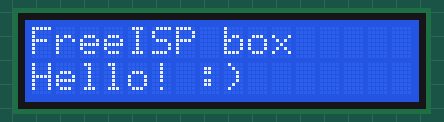
This sketch was run on a simulated Arduino Uno, built with avr-gcc and run on an emulated ATmega328P. Shown: 16×2 character LCD. What the sketch prints to the serial monitor is not drawn.

Above: at 0.1 s.
At 1.6 s:
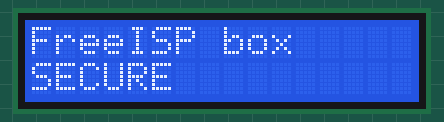

Measured:
- what the display in image 1 shows lasts 1.5 s, from 1.6 s to 3.1 s

The sketch:

LcdHello.ino
```cpp
/*  LcdHello.ino  --  16x2 character LCD (1602A, HD44780) "Hello".
 *
 *  Uses the BUILT-IN LiquidCrystal library -- nothing to install.
 *  4-bit parallel mode (only D4-D7 used).
 *
 *  WIRING (LCD pin label -> ESP32-S3):
 *    VSS  -> GND
 *    VDD  -> 5V        (the LCD wants 5V; ESP32-S3 has a 5V/VIN pin from USB)
 *    V0   -> potentiometer wiper (knob middle pin); pot outer pins to 5V and GND
 *           (NO pot? connect V0 -> GND for a first test; you'll see blocks/text)
 *    RS   -> GPIO 4
 *    RW   -> GND       (write-only; also keeps 5V off the ESP32 pins -- safe)
 *    E    -> GPIO 5
 *    D0..D3 -> (leave unconnected, 4-bit mode)
 *    D4   -> GPIO 6
 *    D5   -> GPIO 7
 *    D6   -> GPIO 15
 *    D7   -> GPIO 16
 *    A (LED+) -> 5V    (backlight; module has onboard resistor R8)
 *    K (LED-) -> GND
 */

#include <LiquidCrystal.h>

// LiquidCrystal(RS, E, D4, D5, D6, D7)
LiquidCrystal lcd(4, 5, 6, 7, 15, 16);

void setup() {
  Serial.begin(115200);
  Serial.println(">>> LCD1602 Hello starting...");

  lcd.begin(16, 2);          // 16 columns, 2 rows
  lcd.setCursor(0, 0);
  lcd.print("FreeISP box");
  lcd.setCursor(0, 1);
  lcd.print("Hello! :)");

  Serial.println(">>> printed. If blank, adjust the contrast (V0).");
}

void loop() {
  // simple live demo: blink a status word on row 2
  delay(1500);
  lcd.setCursor(0, 1);
  lcd.print("SECURE   ");
  delay(1500);
  lcd.setCursor(0, 1);
  lcd.print("Hello! :) ");
}
```
